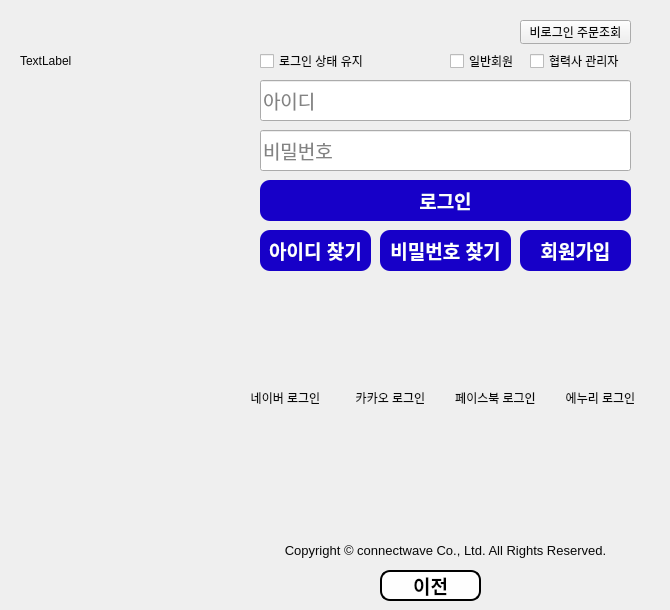
     <widget class="QWidget" name="page_2">
      <widget class="QLabel" name="label_4">
       <property name="geometry">
        <rect>
         <x>20</x>
         <y>20</y>
         <width>221</width>
         <height>81</height>
        </rect>
       </property>
       <property name="styleSheet">
        <string notr="true">color: rgb(8, 8, 8);</string>
       </property>
       <property name="text">
        <string>TextLabel</string>
       </property>
      </widget>
      <widget class="QLineEdit" name="Llogin">
       <property name="geometry">
        <rect>
         <x>260</x>
         <y>80</y>
         <width>371</width>
         <height>41</height>
        </rect>
       </property>
       <property name="font">
        <font>
         <pointsize>14</pointsize>
        </font>
       </property>
       <property name="styleSheet">
        <string notr="true">color: rgb(8, 8, 8);
</string>
       </property>
       <property name="placeholderText">
        <string>아이디</string>
       </property>
      </widget>
      <widget class="QPushButton" name="btnLogin">
       <property name="geometry">
        <rect>
         <x>260</x>
         <y>180</y>
         <width>371</width>
         <height>41</height>
        </rect>
       </property>
       <property name="font">
        <font>
         <pointsize>14</pointsize>
         <bold>true</bold>
        </font>
       </property>
       <property name="styleSheet">
        <string notr="true">color: rgb(8, 8, 8);
color: rgb(252, 252, 252);
background-color: rgb(23, 0, 200);

border-radius: 10px;</string>
       </property>
       <property name="text">
        <string>로그인</string>
       </property>
      </widget>
      <widget class="QLineEdit" name="Lpw">
       <property name="geometry">
        <rect>
         <x>260</x>
         <y>130</y>
         <width>371</width>
         <height>41</height>
        </rect>
       </property>
       <property name="font">
        <font>
         <pointsize>14</pointsize>
        </font>
       </property>
       <property name="styleSheet">
        <string notr="true">color: rgb(8, 8, 8);
</string>
       </property>
       <property name="inputMethodHints">
        <set>Qt::ImhHiddenText|Qt::ImhNoAutoUppercase|Qt::ImhNoPredictiveText|Qt::ImhSensitiveData</set>
       </property>
       <property name="echoMode">
        <enum>QLineEdit::Password</enum>
       </property>
       <property name="placeholderText">
        <string>비밀번호</string>
       </property>
       <property name="cursorMoveStyle">
        <enum>Qt::LogicalMoveStyle</enum>
       </property>
      </widget>
      <widget class="QPushButton" name="btnSID">
       <property name="geometry">
        <rect>
         <x>260</x>
         <y>230</y>
         <width>111</width>
         <height>41</height>
        </rect>
       </property>
       <property name="font">
        <font>
         <pointsize>14</pointsize>
         <bold>true</bold>
        </font>
       </property>
       <property name="styleSheet">
        <string notr="true">color: rgb(255, 255, 255);
background-color: rgb(23, 0, 200);

border-radius: 10px;</string>
       </property>
       <property name="text">
        <string>아이디 찾기</string>
       </property>
      </widget>
      <widget class="QPushButton" name="btnSPW">
       <property name="geometry">
        <rect>
         <x>380</x>
         <y>230</y>
         <width>131</width>
         <height>41</height>
        </rect>
       </property>
       <property name="font">
        <font>
         <pointsize>14</pointsize>
         <bold>true</bold>
        </font>
       </property>
       <property name="styleSheet">
        <string notr="true">color: rgb(255, 255, 255);
background-color: rgb(23, 0, 200);

border-radius: 10px;</string>
       </property>
       <property name="text">
        <string>비밀번호 찾기</string>
       </property>
      </widget>
      <widget class="QPushButton" name="btnJoin">
       <property name="geometry">
        <rect>
         <x>520</x>
         <y>230</y>
         <width>111</width>
         <height>41</height>
        </rect>
       </property>
       <property name="font">
        <font>
         <pointsize>14</pointsize>
         <bold>true</bold>
        </font>
       </property>
       <property name="styleSheet">
        <string notr="true">color: rgb(255, 255, 255);
background-color: rgb(23, 0, 200);

border-radius: 10px;</string>
       </property>
       <property name="text">
        <string>회원가입</string>
       </property>
      </widget>
      <widget class="QCheckBox" name="checkBox">
       <property name="geometry">
        <rect>
         <x>260</x>
         <y>50</y>
         <width>111</width>
         <height>22</height>
        </rect>
       </property>
       <property name="styleSheet">
        <string notr="true">color: rgb(8, 8, 8);</string>
       </property>
       <property name="text">
        <string>로그인 상태 유지</string>
       </property>
      </widget>
      <widget class="QCheckBox" name="checkBox_2">
       <property name="geometry">
        <rect>
         <x>450</x>
         <y>50</y>
         <width>71</width>
         <height>22</height>
        </rect>
       </property>
       <property name="styleSheet">
        <string notr="true">color: rgb(8, 8, 8);</string>
       </property>
       <property name="text">
        <string>일반회원</string>
       </property>
      </widget>
      <widget class="QCheckBox" name="checkBox_3">
       <property name="geometry">
        <rect>
         <x>530</x>
         <y>50</y>
         <width>101</width>
         <height>22</height>
        </rect>
       </property>
       <property name="toolTip">
        <string>접근할 수 없습니다.</string>
       </property>
       <property name="styleSheet">
        <string notr="true">color: rgb(8, 8, 8);</string>
       </property>
       <property name="text">
        <string>협력사 관리자</string>
       </property>
       <property name="checkable">
        <bool>false</bool>
       </property>
      </widget>
      <widget class="QLabel" name="label_5">
       <property name="geometry">
        <rect>
         <x>240</x>
         <y>390</y>
         <width>91</width>
         <height>16</height>
        </rect>
       </property>
       <property name="font">
        <font>
         <pointsize>9</pointsize>
        </font>
       </property>
       <property name="styleSheet">
        <string notr="true">color: rgb(8, 8, 8);</string>
       </property>
       <property name="text">
        <string>네이버 로그인</string>
       </property>
       <property name="alignment">
        <set>Qt::AlignCenter</set>
       </property>
      </widget>
      <widget class="QPushButton" name="pushButton_6">
       <property name="geometry">
        <rect>
         <x>520</x>
         <y>20</y>
         <width>111</width>
         <height>24</height>
        </rect>
       </property>
       <property name="toolTip">
        <string>(임시)비로그인 판매실적 조회</string>
       </property>
       <property name="styleSheet">
        <string notr="true">color: rgb(8, 8, 8);</string>
       </property>
       <property name="text">
        <string>비로그인 주문조회</string>
       </property>
      </widget>
      <widget class="QLabel" name="label_6">
       <property name="geometry">
        <rect>
         <x>340</x>
         <y>390</y>
         <width>101</width>
         <height>16</height>
        </rect>
       </property>
       <property name="font">
        <font>
         <pointsize>9</pointsize>
        </font>
       </property>
       <property name="styleSheet">
        <string notr="true">color: rgb(8, 8, 8);</string>
       </property>
       <property name="text">
        <string>카카오 로그인</string>
       </property>
       <property name="alignment">
        <set>Qt::AlignCenter</set>
       </property>
      </widget>
      <widget class="QLabel" name="label_7">
       <property name="geometry">
        <rect>
         <x>450</x>
         <y>390</y>
         <width>91</width>
         <height>16</height>
        </rect>
       </property>
       <property name="font">
        <font>
         <pointsize>9</pointsize>
        </font>
       </property>
       <property name="styleSheet">
        <string notr="true">color: rgb(8, 8, 8);</string>
       </property>
       <property name="text">
        <string>페이스북 로그인</string>
       </property>
       <property name="alignment">
        <set>Qt::AlignCenter</set>
       </property>
      </widget>
      <widget class="QLabel" name="label_8">
       <property name="geometry">
        <rect>
         <x>550</x>
         <y>390</y>
         <width>101</width>
         <height>16</height>
        </rect>
       </property>
       <property name="font">
        <font>
         <pointsize>9</pointsize>
        </font>
       </property>
       <property name="styleSheet">
        <string notr="true">color: rgb(8, 8, 8);</string>
       </property>
       <property name="text">
        <string>에누리 로그인</string>
       </property>
       <property name="alignment">
        <set>Qt::AlignCenter</set>
       </property>
      </widget>
      <widget class="QLabel" name="label_9">
       <property name="geometry">
        <rect>
         <x>240</x>
         <y>300</y>
         <width>91</width>
         <height>81</height>
        </rect>
       </property>
       <property name="toolTip">
        <string>아직 지원하지 않는 기능입니다.</string>
       </property>
       <property name="styleSheet">
        <string notr="true">color: rgb(8, 8, 8);
/*border-image: url(:/resources/NaverImg.PNG);*/</string>
       </property>
       <property name="text">
        <string/>
       </property>
       <property name="pixmap">
        <pixmap resource="Resources.qrc">:/resources/NaverImg.PNG</pixmap>
       </property>
      </widget>
      <widget class="QLabel" name="label_10">
       <property name="geometry">
        <rect>
         <x>350</x>
         <y>300</y>
         <width>91</width>
         <height>81</height>
        </rect>
       </property>
       <property name="toolTip">
        <string>아직 지원하지 않는 기능입니다.</string>
       </property>
       <property name="styleSheet">
        <string notr="true">color: rgb(8, 8, 8);
/*border-image: url(:/resources/KaKaoImg.PNG);*/</string>
       </property>
       <property name="text">
        <string/>
       </property>
       <property name="pixmap">
        <pixmap resource="Resources.qrc">:/resources/KaKaoImg.PNG</pixmap>
       </property>
      </widget>
      <widget class="QLabel" name="label_11">
       <property name="geometry">
        <rect>
         <x>450</x>
         <y>300</y>
         <width>91</width>
         <height>81</height>
        </rect>
       </property>
       <property name="toolTip">
        <string>아직 지원하지 않는 기능입니다.</string>
       </property>
       <property name="styleSheet">
        <string notr="true">color: rgb(8, 8, 8);
/*border-image: url(:/resources/FacebookImg.PNG);*/</string>
       </property>
       <property name="text">
        <string/>
       </property>
       <property name="pixmap">
        <pixmap resource="Resources.qrc">:/resources/FacebookImg.PNG</pixmap>
       </property>
      </widget>
      <widget class="QLabel" name="label_12">
       <property name="geometry">
        <rect>
         <x>550</x>
         <y>300</y>
         <width>91</width>
         <height>81</height>
        </rect>
       </property>
       <property name="toolTip">
        <string>아직 지원하지 않는 기능입니다.</string>
       </property>
       <property name="styleSheet">
        <string notr="true">color: rgb(8, 8, 8);
/*border-image: url(:/resources/enuriImg.PNG);*/</string>
       </property>
       <property name="text">
        <string/>
       </property>
       <property name="pixmap">
        <pixmap resource="Resources.qrc">:/resources/enuriImg.PNG</pixmap>
       </property>
      </widget>
      <widget class="QLabel" name="label_13">
       <property name="geometry">
        <rect>
         <x>240</x>
         <y>430</y>
         <width>421</width>
         <height>91</height>
        </rect>
       </property>
       <property name="styleSheet">
        <string notr="true">color: rgb(8, 8, 8);
/*border-image: url(:/resources/adImg.PNG);*/</string>
       </property>
       <property name="pixmap">
        <pixmap resource="Resources.qrc">:/resources/adImg.PNG</pixmap>
       </property>
       <property name="scaledContents">
        <bool>false</bool>
       </property>
       <property name="alignment">
        <set>Qt::AlignCenter</set>
       </property>
      </widget>
      <widget class="QLabel" name="label_14">
       <property name="geometry">
        <rect>
         <x>240</x>
         <y>540</y>
         <width>411</width>
         <height>20</height>
        </rect>
       </property>
       <property name="font">
        <font>
         <pointsize>10</pointsize>
        </font>
       </property>
       <property name="styleSheet">
        <string notr="true">color: rgb(8, 8, 8);</string>
       </property>
       <property name="text">
        <string>Copyright © connectwave Co., Ltd. All Rights Reserved.</string>
       </property>
       <property name="alignment">
        <set>Qt::AlignCenter</set>
       </property>
      </widget>
      <widget class="QPushButton" name="btnHome">
       <property name="geometry">
        <rect>
         <x>380</x>
         <y>570</y>
         <width>101</width>
         <height>31</height>
        </rect>
       </property>
       <property name="font">
        <font>
         <pointsize>14</pointsize>
         <bold>true</bold>
        </font>
       </property>
       <property name="styleSheet">
        <string notr="true">color: rgb(0, 0, 0);
border-radius: 10px;
background-color: rgb(254, 254, 254);
border:2px solid;</string>
       </property>
       <property name="text">
        <string>이전</string>
       </property>
      </widget>
      <widget class="QPushButton" name="pushButton">
       <property name="geometry">
        <rect>
         <x>240</x>
         <y>430</y>
         <width>421</width>
         <height>91</height>
        </rect>
       </property>
       <property name="styleSheet">
        <string notr="true">background-color: rgba(255, 255, 255,0);</string>
       </property>
       <property name="text">
        <string/>
       </property>
       <property name="checkable">
        <bool>false</bool>
       </property>
       <property name="autoDefault">
        <bool>true</bool>
       </property>
       <property name="flat">
        <bool>true</bool>
       </property>
      </widget>
     </widget>
